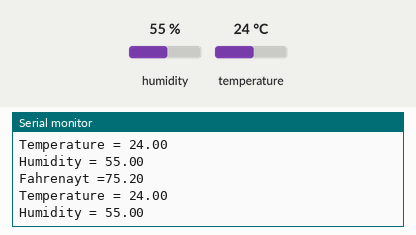
Simulated run of this sketch. Board: Arduino Uno, built with avr-gcc and run on an emulated ATmega328P. Shown: the last lines printed to the serial monitor. The inputs (shaded band) are chosen by the test bench; at power-on: humidity 55 %, temperature 24 °C.

Above: at 2.8 s.
2.9 s: humidity set to 22 %
At 3.8 s:
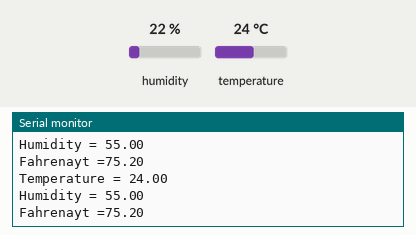
5.6 s: temperature set to 12 °C
At 7.5 s:
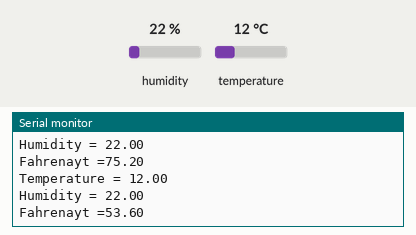
8.3 s: humidity set to 40 %
At 8.3 s:
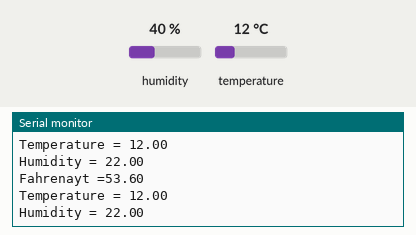
Timing chart, 0 to 11.3 s (numbered marks = the images above; inputs shaded):
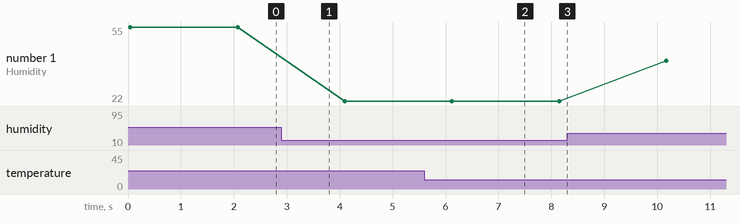

Measured:
- after the input at 5.6 s, the serial monitor: prints a new line after 0.50 s (image 2)
- plotted number 1: 55 → 22 after the input at 2.9 s, 22 → 40 after the input at 8.3 s

The sketch:

Termometre_DHT11.ino
```cpp
//Muhammed ÇİÇEK tarafından Hazırlanılmıştır
//DHT11 sıcaklık ve nem ölçme projesi

#include <dht.h>
dht DHT;
#define DHT11_PIN 7

void setup(){
  Serial.begin(9600);
}

void loop(){
  int deger = DHT.read11(DHT11_PIN);
  Serial.print("Temperature = ");
  Serial.println(DHT.temperature);
  Serial.print("Humidity = ");
  Serial.println(DHT.humidity);
  delay(1000);

  //Fahrenayta çevirme yapalım
   float Fahrenayt = ((DHT.temperature)*9.0/5.0)+32.0;
    Serial.print("Fahrenayt =");
    Serial.println(Fahrenayt);
  delay(1000);
}
```
